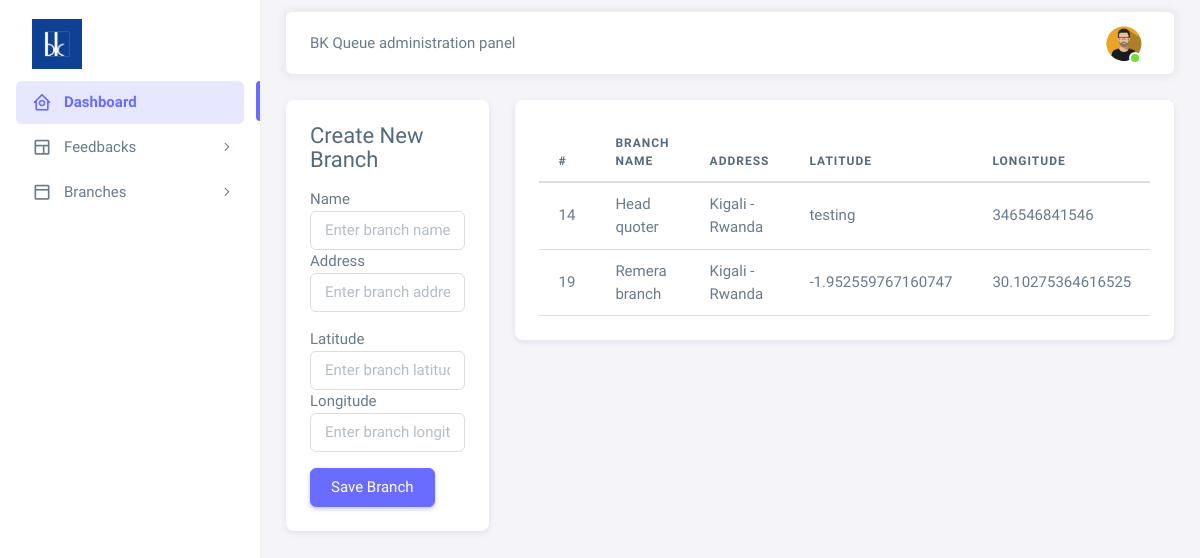
The app's page /dashboard/branches (signed in) with its own data.
### dashboard/models.py (models this page shows, shortened)
class Branches(models.Model):
    id = models.AutoField(auto_created=True, primary_key=TRUE)
    name = models.CharField(max_length=500, blank=False, null=False)
    lat = models.TextField()
    long = models.TextField()
    address = models.CharField(max_length=500, blank=False, null=False)
    date = models.DateTimeField(default=datetime.datetime.now())

### dashboard/views.py (the view)
# urls.py: path('branches', views.branches, name="branches"),
def branches(request):
    if request.user.is_authenticated:
        if request.method == "POST":
            branchName = request.POST['branchName']
            lat = request.POST['lat']
            long = request.POST['long']
            address = request.POST['address']
            models.Branches.objects.create(
                name=branchName,
                lat=lat,
                long=long,
                address=address
            )
            return redirect('branches')
        else:
            branches = models.Branches.objects.all()
            context = {
                'branches': branches
            }
            return render(request, 'branches.html', context)
    else:
        return redirect('/login')

### templates/branches.html (shortened to what this page needs)
{% extends "base.html" %} {% load static %} {% block contents %}
<div class="container-xxl flex-grow-1 container-p-y">
  <div class="row">
    <div class="col-md-3 mb-4">
      <div class="card">
        <div class="card-body">
          <h4>Create New Branch</h4>
          <form method="post">
            <div class="form-group">
              <label for="">Name</label>
              <input
                type="text"
                placeholder="Enter branch name"
                name="branchName"
                class="form-control"
                required
              />
            </div>
            <div class="form-group mb-3">
              <label for="">Address</label>
              <input
                type="text"
                placeholder="Enter branch address"
                name="address"
                class="form-control"
                required
              />
            </div>
            <div class="form-group">
              <label for="">Latitude</label>
              <input
                type="text"
                placeholder="Enter branch latitude"
                name="lat"
                class="form-control"
                required
              />
            </div>
            <div class="form-group">
              <label for="">Longitude</label>
              <input
                type="text"
                placeholder="Enter branch longitude"
                name="long"
                class="form-control"
                required
              />
            </div>
            <button class="btn btn-primary mt-3">Save Branch</button>
          </form>
        </div>
      </div>
    </div>
    <div class="col-md-9">
      <div class="card">
        <div class="card-body">
          <div class="table-responsive">
            <table class="table">
              <thead>
                <th>#</th>
                <th>Branch Name</th>
                <th>Address</th>
                <th>Latitude</th>
                <th>Longitude</th>
              </thead>
              <tbody>
                {% for branch in branches %}
                <tr>
                  <td>{{branch.id}}</td>
                  <td>{{branch.name}}</td>
                  <td>{{branch.address}}</td>
                  <td>{{branch.lat}}</td>
                  <td>{{branch.long}}</td>
                </tr>
                {% endfor %}
              </tbody>
            </table>
          </div>
        </div>
      </div>
    </div>
  </div>
</div>
{% endblock contents %}

### records on screen
Branches: id "14", name "Head quoter", address "Kigali - Rwanda", lat "testing", long "346546841546"
Branches: id "19", name "Remera branch", address "Kigali - Rwanda", lat "-1.952559767160747", long "30.10275364616525"
